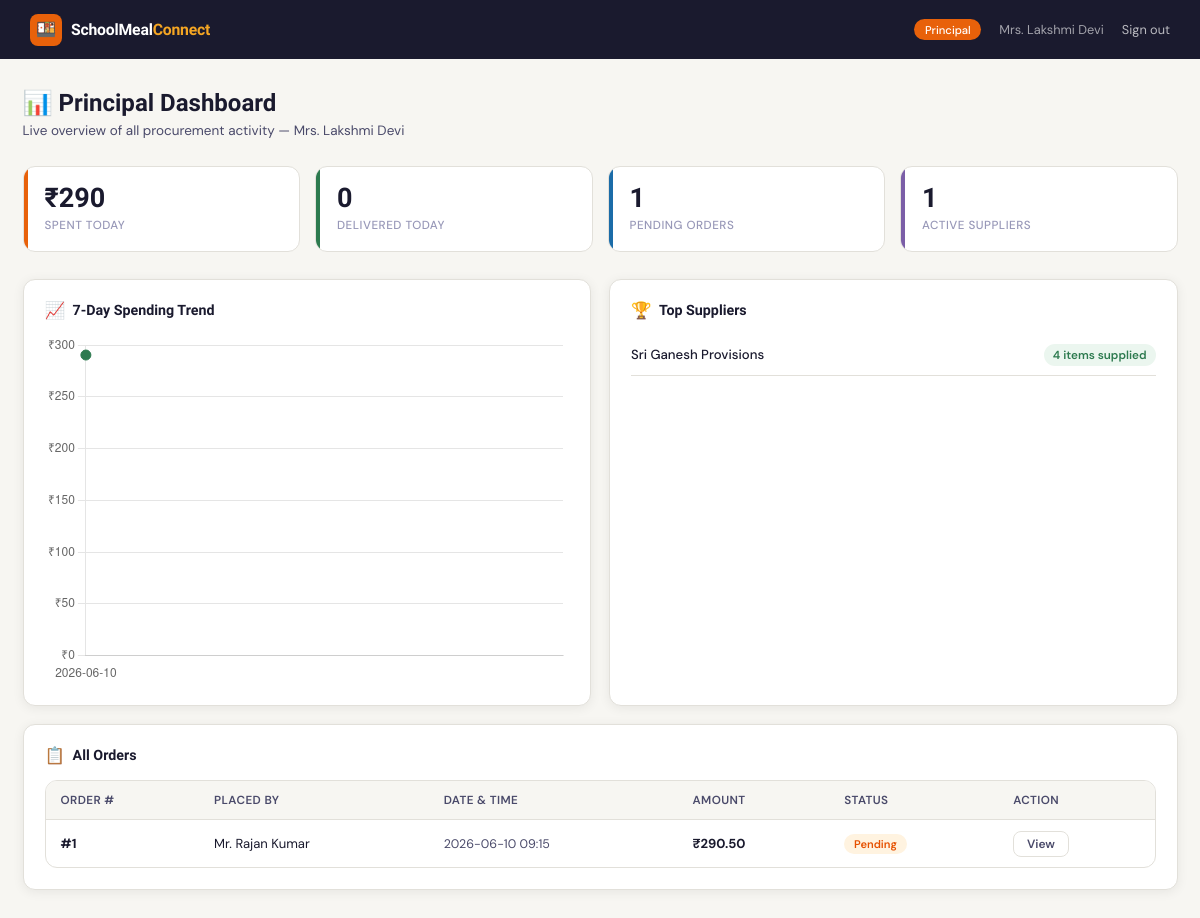
The app's page /dashboard (signed in) with its own data.
### tables this page shows
CREATE TABLE users (
            id            INTEGER PRIMARY KEY AUTOINCREMENT,
            username      TEXT    UNIQUE NOT NULL,
            password_hash TEXT    NOT NULL,
            role          TEXT    NOT NULL CHECK(role IN ('principal','school_staff','merchant','delivery')),
            name          TEXT    NOT NULL,
            phone         TEXT,
            created_at    TIMESTAMP DEFAULT CURRENT_TIMESTAMP
        );

CREATE TABLE orders (
            id           INTEGER PRIMARY KEY AUTOINCREMENT,
            placed_by    INTEGER NOT NULL REFERENCES users(id),
            delivery_id  INTEGER REFERENCES users(id),
            status       TEXT    NOT NULL DEFAULT 'pending'
                             CHECK(status IN ('pending','confirmed','out_for_delivery','delivered','cancelled')),
            total_amount REAL    NOT NULL DEFAULT 0,
            notes        TEXT,
            created_at   TIMESTAMP DEFAULT CURRENT_TIMESTAMP
        );

### app.py (the view)
@app.route('/dashboard')
def dashboard():
    user = current_user()
    if not user:
        return redirect(url_for('index'))
    role = user['role']
    db = get_db()
    if role == 'principal':
        return _principal_dashboard(db, user)
    elif role == 'school_staff':
        return _staff_dashboard(db, user)
    elif role == 'merchant':
        return _merchant_dashboard(db, user)
    elif role == 'delivery':
        return _delivery_dashboard(db, user)
    return redirect(url_for('index'))

### app.py (called while the page is built)
@app.before_request
def setup():
    init_db()

def current_user():
    return session.get('user')

### database.py (called while the page is built)
def get_db():
    if 'db' not in g:
        g.db = sqlite3.connect(DATABASE)
        g.db.row_factory = sqlite3.Row
        g.db.execute("PRAGMA foreign_keys = ON")
    return g.db

### templates/principal_dashboard.html (shortened to what this page needs)
{% extends "base.html" %}
{% block content %}
<div class="page">
  <div class="page-header">
    <h1>📊 Principal Dashboard</h1>
    <p>Live overview of all procurement activity — {{ user.name }}</p>
  </div>
  <div class="stats-row">
    <div class="stat-card saffron">
      <div class="stat-value">₹{{ "%.0f"|format(total_today) }}</div>
      <div class="stat-label">Spent Today</div>
    </div>
    <div class="stat-card leaf">
      <div class="stat-value">{{ delivered }}</div>
      <div class="stat-label">Delivered Today</div>
    </div>
    <div class="stat-card sky">
      <div class="stat-value">{{ pending }}</div>
      <div class="stat-label">Pending Orders</div>
    </div>
    <div class="stat-card purple">
      <div class="stat-value">{{ top_merchants|length }}</div>
      <div class="stat-label">Active Suppliers</div>
    </div>
  </div>
  <div class="grid-2" style="margin-bottom:1.2rem">
    <div class="card">
      <div class="card-title"><span class="icon">📈</span> 7-Day Spending Trend</div>
      <canvas id="spendChart" height="200"></canvas>
    </div>
    <div class="card">
      <div class="card-title"><span class="icon">🏆</span> Top Suppliers</div>
      {% if top_merchants %}
      {% for m in top_merchants %}
      <div style="display:flex;justify-content:space-between;align-items:center;padding:.6rem 0;border-bottom:1px solid var(--border)">
        <span style="font-size:.88rem;font-weight:500">{{ m.name }}</span>
        <span style="background:var(--leaf-lt);color:var(--leaf);padding:.2rem .6rem;border-radius:20px;font-size:.78rem;font-weight:600">{{ m.items_supplied }} items supplied</span>
      </div>
      {% endfor %}
      {% else %}
      <div class="empty"><div class="empty-icon">📦</div><p>No supplier data yet</p></div>
      {% endif %}
    </div>
  </div>
  <div class="card">
    <div class="card-title"><span class="icon">📋</span> All Orders</div>
    {% if orders %}
    <div class="table-wrap">
      <table>
        <thead>
          <tr><th>Order #</th><th>Placed By</th><th>Date & Time</th><th>Amount</th><th>Status</th><th>Action</th></tr>
        </thead>
        <tbody>
        {% for o in orders %}
          <tr>
            <td><strong>#{{ o.id }}</strong></td>
            <td>{{ o.staff_name }}</td>
            <td style="color:var(--ink-mid);font-size:.83rem">{{ o.created_at[:16] }}</td>
            <td><strong>₹{{ "%.2f"|format(o.total_amount) }}</strong></td>
            <td><span class="badge badge-{{ o.status }}">{{ o.status.replace('_',' ').title() }}</span></td>
            <td><a href="/order/{{ o.id }}" class="btn btn-ghost btn-sm">View</a></td>
          </tr>
        {% endfor %}
        </tbody>
      </table>
    </div>
    {% else %}
    <div class="empty"><div class="empty-icon">🛒</div><p>No orders placed yet</p></div>
    {% endif %}
  </div>
</div>
<script>
const labels = {{ recent_spend | map(attribute='day') | list | tojson }};
const data   = {{ recent_spend | map(attribute='total') | list | tojson }};
const ctx = document.getElementById('spendChart').getContext('2d');
new Chart(ctx, {
  type: 'line',
  data: {
    labels: labels.length ? labels : ['No data'],
    datasets: [{
      label: 'Daily Spend (₹)',
      data: data.length ? data : [0],
      borderColor: '#2D7A4F',
      backgroundColor: 'rgba(45,122,79,.1)',
      fill: true,
      tension: 0.4,
      pointBackgroundColor: '#2D7A4F',
      pointRadius: 5
    }]
  },
  options: {
    responsive: true,
    plugins: { legend: { display: false } },
    scales: {
      y: { beginAtZero: true, ticks: { callback: v => '₹'+v } },
      x: { grid: { display: false } }
    }
  }
});
</script>
{% endblock %}

### templates/base.html (style rules this page uses)
:root { --saffron: #E8610A; --turmeric: #F5A623; --leaf: #2D7A4F; --leaf-lt: #EBF6EF; --sky: #1B6CA8; --sky-lt: #EBF4FB; --ink: #1A1A2E; --ink-mid: #4A4A6A; --ink-soft: #9898B8; --bg: #F7F6F2; --card: #FFFFFF; --border: #E2E0DA; --radius: 12px; --shadow: 0 2px 12px rgba(0,0,0,.07); }
*,*::before,*::after { box-sizing:border-box;margin:0;padding:0 }
html { font-size:15px;-webkit-font-smoothing:antialiased }
body { font-family:'DM Sans',sans-serif;background:var(--bg);color:var(--ink);min-height:100vh }
.page { max-width:1200px;margin:0 auto;padding:2rem 1.5rem }
.page-header { margin-bottom:1.8rem }
.page-header h1 { font-family:'Sora',sans-serif;font-size:1.6rem;font-weight:700;color:var(--ink) }
.page-header p { color:var(--ink-mid);margin-top:.3rem;font-size:.9rem }
.card { background:var(--card);border:1px solid var(--border);border-radius:var(--radius);padding:1.4rem;box-shadow:var(--shadow) }
.card-title { font-family:'Sora',sans-serif;font-size:.95rem;font-weight:700;color:var(--ink);margin-bottom:1rem;display:flex;align-items:center;gap:.5rem }
.card-title .icon { font-size:1.1rem }
.stats-row { display:grid;grid-template-columns:repeat(auto-fit,minmax(180px,1fr));gap:1rem;margin-bottom:1.8rem }
.stat-card { background:var(--card);border:1px solid var(--border);border-radius:var(--radius);padding:1.2rem 1.4rem;position:relative;overflow:hidden }
.stat-card::before { content:'';position:absolute;top:0;left:0;width:4px;height:100% }
.stat-card.saffron::before { background:var(--saffron) }
.stat-card.leaf::before { background:var(--leaf) }
.stat-card.sky::before { background:var(--sky) }
.stat-card.purple::before { background:#7B5EA7 }
.stat-value { font-family:'Sora',sans-serif;font-size:1.8rem;font-weight:700;color:var(--ink);line-height:1 }
.stat-label { font-size:.78rem;color:var(--ink-soft);margin-top:.35rem;font-weight:500;text-transform:uppercase;letter-spacing:.5px }
.grid-2 { display:grid;grid-template-columns:1fr 1fr;gap:1.2rem }
.table-wrap { overflow-x:auto;border-radius:var(--radius);border:1px solid var(--border) }
table { width:100%;border-collapse:collapse;font-size:.87rem }
thead th { background:var(--bg);padding:.75rem 1rem;text-align:left;font-weight:600;color:var(--ink-mid);font-size:.78rem;text-transform:uppercase;letter-spacing:.4px;border-bottom:1px solid var(--border) }
tbody tr { border-bottom:1px solid var(--border);transition:background .15s }
tbody tr:last-child { border-bottom:none }
tbody td { padding:.7rem 1rem;color:var(--ink);vertical-align:middle }
.badge { display:inline-flex;align-items:center;gap:.3rem;padding:.2rem .65rem;border-radius:20px;font-size:.74rem;font-weight:600 }
.badge-pending { background:#FFF3E0;color:#E65100 }
.btn { display:inline-flex;align-items:center;gap:.4rem;padding:.6rem 1.2rem;border-radius:8px;font-family:inherit;font-size:.875rem;font-weight:600;cursor:pointer;border:none;transition:all .2s;text-decoration:none;line-height:1 }
.btn-ghost { background:transparent;color:var(--ink-mid);border:1.5px solid var(--border) }
.btn-sm { padding:.4rem .85rem;font-size:.8rem }

### records on screen
users: name "Sri Ganesh Provisions", items_supplied "4"
orders: id "1", staff_name "Mr. Rajan Kumar", created_at "2026-06-10 09:15", total_amount "290.50", status.replace "Pending"

### other values on screen
{{ session.user.name }} "Mrs. Lakshmi Devi"
{{ user.name }} "Mrs. Lakshmi Devi"
{{ "%.0f"|format(total_today) }} "290"
{{ delivered }} "0"
{{ pending }} "1"
{{ top_merchants|length }} "1"
chart data {{ recent_spend | map(attribute='day') | list | tojson }} ["2026-06-10"]
chart data {{ recent_spend | map(attribute='total') | list | tojson }} [290.5]
